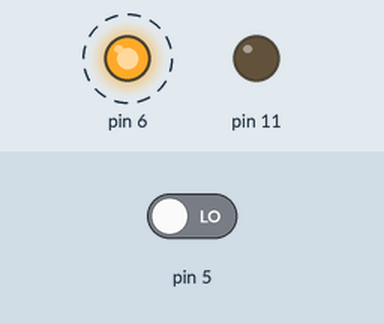
A sketch run on a simulated Arduino Uno, built with avr-gcc and run on an emulated ATmega328P. Parts: output pins drawn as LEDs (lit = HIGH). Dashed ring = blinking. Inputs (shaded band) come from the test bench; at power-on: pin 5 LOW. What the sketch prints to the serial monitor is not drawn.

Above: at 0.5 s.
Timing chart, 0 to 3.0 s (numbered marks = the images above):
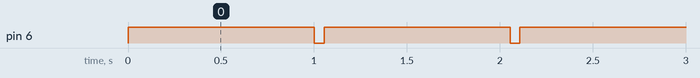

Measured:
- by itself, pin 6: alternates HIGH for 1.0 s and LOW for 0.05 s

The sketch:

Mobarok.ino
```cpp
long unsigned int t;

void setup() {
  // put your setup code here, to run once:

  Serial.begin(9600);

  pinMode(11, OUTPUT);

  pinMode(6, OUTPUT);
  pinMode(5, INPUT);

}

void loop() {
  // put your main code here, to run repeatedly:

  digitalWrite(6, LOW);

  delay(2);

  digitalWrite(6, HIGH);

  pulseIn(5, t);
  Serial.println(t);

  digitalWrite(6, LOW);

  delay(50);


}
```
